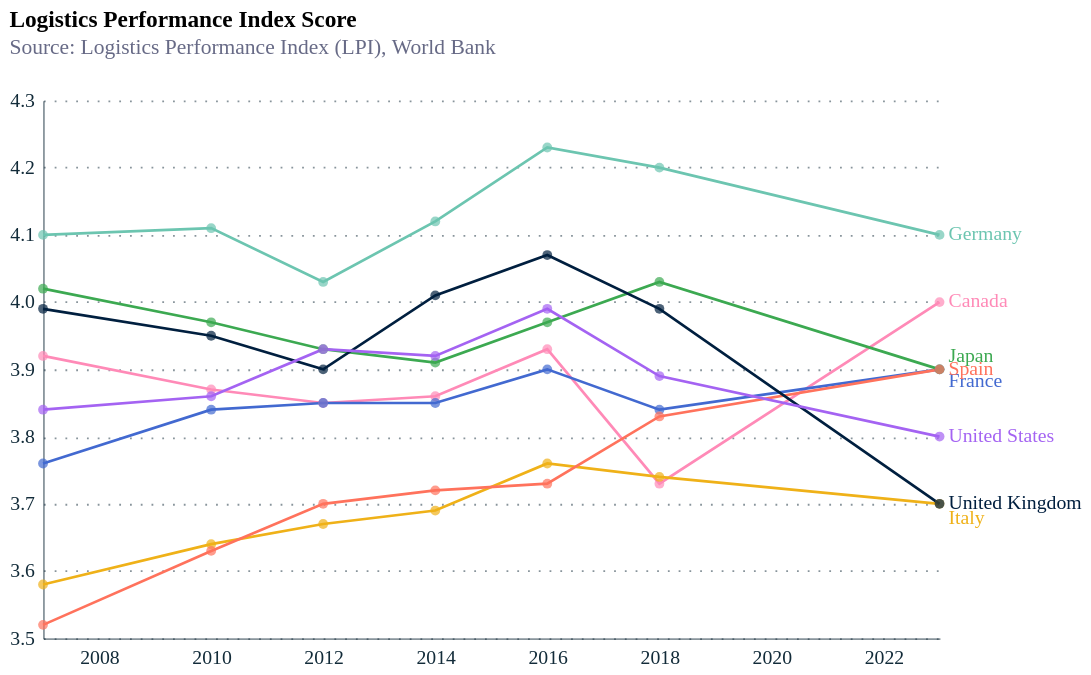

The Vega-Lite source for this figure:
### Vega-Lite specification from a JSON file in a GitHub repository (floating-point values rounded to 4 significant figures)
{"config": {"font": "Circular Std", "mark": {"line": {"interpolate": "linear"}}, "view": {"stroke": "transparent", "width": 400, "height": 300}, "range": {"category": ["#179fdb", "#e6224b", "#f4c245", "#122b39", "#eb5c2e", "#36b7b4"], "diverging": ["#E6224B", "#E54753", "#C9C9C9", "#179FDB", "#122B39"], "heatmap": ["#C9C9C9", "#179FDB", "#0063AF", "#122B39"], "ordinal": ["#00A767", "#36B7B4", "#179FDB", "#0063AF", "#243B5A"]}, "axisX": {"labelColor": "#122b39", "tickColor": "#122b39", "domainColor": "#122b39", "domainOpacity": 0.5, "gridOpacity": 0, "labelFont": "Circular Std", "labelAngle": 0, "labelAlign": "center", "labelFontSize": 11, "labelPadding": 5, "tickCount": 10, "tickSize": 0, "title": ""}, "axisY": {"labelColor": "#122b39", "labelFont": "Circular Std", "tickColor": "#122b39", "domainColor": "#122b39", "gridColor": "#122b39", "gridDash": [1, 5], "gridOpacity": 0.5, "labelPadding": 5, "labelFontSize": 11, "domainOpacity": 0.5, "tickSize": 0, "title": null, "titleAlign": "left", "titleAngle": 0, "titleBaseline": "bottom", "titleColor": "#122b39", "titleOpacity": 0.9, "titleX": 0, "titleY": -7}}, "layer": [{"mark": {"type": "line"}, "encoding": {"color": {"field": "Country", "legend": null, "scale": {"domain": ["United Kingdom", "France", "Italy", "Spain", "Germany", "Japan", "Canada", "United States"], "range": ["#001f3f", "#4269d0", "#efb118", "#ff725c", "#6cc5b0", "#3ca951", "#ff8ab7", "#a463f2", "#97bbf5", "#9c6b4e"]}, "type": "nominal"}, "size": {"condition": {"test": "(datum.Country === ' United Kingdom')", "value": 1.5}, "value": 1.5}, "strokeDash": {"condition": {"test": "(datum.Country === ' United Kingdom')", "value": [0, 0]}, "value": [0]}, "x": {"field": "Year", "title": "", "type": "temporal"}, "y": {"field": "Score", "scale": {"domain": [3.5, 4.3]}, "title": "", "type": "quantitative"}}, "title": {"text": "Logistics Performance Index Score", "anchor": "start", "subtitle": ["Source: Logistics Performance Index (LPI), World Bank", ""], "subtitleColor": "#676A86"}}, {"mark": {"type": "text", "align": "left", "dx": 5, "dy": {"expr": "datum.Country == 'Japan' ? -7 : datum.Country == 'France' ? 7 : datum.Country == 'Spain' ? 0 : datum.Country == 'Italy' ? 8 : 0"}}, "encoding": {"color": {"field": "Country", "type": "nominal"}, "text": {"field": "Country", "type": "nominal"}, "x": {"aggregate": "max", "field": "Year", "type": "temporal"}, "y": {"aggregate": {"argmax": "Year"}, "field": "Score", "type": "quantitative"}}}, {"mark": {"type": "point", "filled": true, "size": 30}, "encoding": {"color": {"field": "Country", "legend": null, "type": "nominal"}, "x": {"field": "Year", "type": "temporal"}, "y": {"field": "Score", "type": "quantitative"}}}], "data": {"name": "data-7209a1323be61c5e420c4492183870a6"}, "height": 300, "width": 500, "$schema": "https://vega.github.io/schema/vega-lite/v5.17.0.json", "datasets": {"data-7209a1323be61c5e420c4492183870a6": [{"Country": "Canada", "Code": "CAN", "Score": 3.92, "Year": "2007-01-01"}, {"Country": "Canada", "Code": "CAN", "Score": 3.87, "Year": "2010-01-01"}, {"Country": "Canada", "Code": "CAN", "Score": 3.85, "Year": "2012-01-01"}, {"Country": "Canada", "Code": "CAN", "Score": 3.86, "Year": "2014-01-01"}, {"Country": "Canada", "Code": "CAN", "Score": 3.93, "Year": "2016-01-01"}, {"Country": "Canada", "Code": "CAN", "Score": 3.73, "Year": "2018-01-01"}, {"Country": "Canada", "Code": "CAN", "Score": 4.0, "Year": "2023-01-01"}, {"Country": "France", "Code": "FRA", "Score": 3.76, "Year": "2007-01-01"}, {"Country": "France", "Code": "FRA", "Score": 3.84, "Year": "2010-01-01"}, {"Country": "France", "Code": "FRA", "Score": 3.85, "Year": "2012-01-01"}, {"Country": "France", "Code": "FRA", "Score": 3.85, "Year": "2014-01-01"}, {"Country": "France", "Code": "FRA", "Score": 3.9, "Year": "2016-01-01"}, {"Country": "France", "Code": "FRA", "Score": 3.84, "Year": "2018-01-01"}, {"Country": "France", "Code": "FRA", "Score": 3.9, "Year": "2023-01-01"}, {"Country": "Germany", "Code": "DEU", "Score": 4.1, "Year": "2007-01-01"}, {"Country": "Germany", "Code": "DEU", "Score": 4.11, "Year": "2010-01-01"}, {"Country": "Germany", "Code": "DEU", "Score": 4.03, "Year": "2012-01-01"}, {"Country": "Germany", "Code": "DEU", "Score": 4.12, "Year": "2014-01-01"}, {"Country": "Germany", "Code": "DEU", "Score": 4.23, "Year": "2016-01-01"}, {"Country": "Germany", "Code": "DEU", "Score": 4.2, "Year": "2018-01-01"}, {"Country": "Germany", "Code": "DEU", "Score": 4.1, "Year": "2023-01-01"}, {"Country": "Italy", "Code": "ITA", "Score": 3.58, "Year": "2007-01-01"}, {"Country": "Italy", "Code": "ITA", "Score": 3.64, "Year": "2010-01-01"}, {"Country": "Italy", "Code": "ITA", "Score": 3.67, "Year": "2012-01-01"}, {"Country": "Italy", "Code": "ITA", "Score": 3.69, "Year": "2014-01-01"}, {"Country": "Italy", "Code": "ITA", "Score": 3.76, "Year": "2016-01-01"}, {"Country": "Italy", "Code": "ITA", "Score": 3.74, "Year": "2018-01-01"}, {"Country": "Italy", "Code": "ITA", "Score": 3.7, "Year": "2023-01-01"}, {"Country": "Japan", "Code": "JPN", "Score": 4.02, "Year": "2007-01-01"}, {"Country": "Japan", "Code": "JPN", "Score": 3.97, "Year": "2010-01-01"}, {"Country": "Japan", "Code": "JPN", "Score": 3.93, "Year": "2012-01-01"}, {"Country": "Japan", "Code": "JPN", "Score": 3.91, "Year": "2014-01-01"}, {"Country": "Japan", "Code": "JPN", "Score": 3.97, "Year": "2016-01-01"}, {"Country": "Japan", "Code": "JPN", "Score": 4.03, "Year": "2018-01-01"}, {"Country": "Japan", "Code": "JPN", "Score": 3.9, "Year": "2023-01-01"}, {"Country": "Spain", "Code": "ESP", "Score": 3.52, "Year": "2007-01-01"}, {"Country": "Spain", "Code": "ESP", "Score": 3.63, "Year": "2010-01-01"}, {"Country": "Spain", "Code": "ESP", "Score": 3.7, "Year": "2012-01-01"}, {"Country": "Spain", "Code": "ESP", "Score": 3.72, "Year": "2014-01-01"}, {"Country": "Spain", "Code": "ESP", "Score": 3.73, "Year": "2016-01-01"}, {"Country": "Spain", "Code": "ESP", "Score": 3.83, "Year": "2018-01-01"}, {"Country": "Spain", "Code": "ESP", "Score": 3.9, "Year": "2023-01-01"}, {"Country": "United Kingdom", "Code": "GBR", "Score": 3.99, "Year": "2007-01-01"}, {"Country": "United Kingdom", "Code": "GBR", "Score": 3.95, "Year": "2010-01-01"}, {"Country": "United Kingdom", "Code": "GBR", "Score": 3.9, "Year": "2012-01-01"}, {"Country": "United Kingdom", "Code": "GBR", "Score": 4.01, "Year": "2014-01-01"}, {"Country": "United Kingdom", "Code": "GBR", "Score": 4.07, "Year": "2016-01-01"}, {"Country": "United Kingdom", "Code": "GBR", "Score": 3.99, "Year": "2018-01-01"}, {"Country": "United Kingdom", "Code": "GBR", "Score": 3.7, "Year": "2023-01-01"}, {"Country": "United States", "Code": "USA", "Score": 3.84, "Year": "2007-01-01"}, {"Country": "United States", "Code": "USA", "Score": 3.86, "Year": "2010-01-01"}, {"Country": "United States", "Code": "USA", "Score": 3.93, "Year": "2012-01-01"}, {"Country": "United States", "Code": "USA", "Score": 3.92, "Year": "2014-01-01"}, {"Country": "United States", "Code": "USA", "Score": 3.99, "Year": "2016-01-01"}, {"Country": "United States", "Code": "USA", "Score": 3.89, "Year": "2018-01-01"}, {"Country": "United States", "Code": "USA", "Score": 3.8, "Year": "2023-01-01"}]}}
